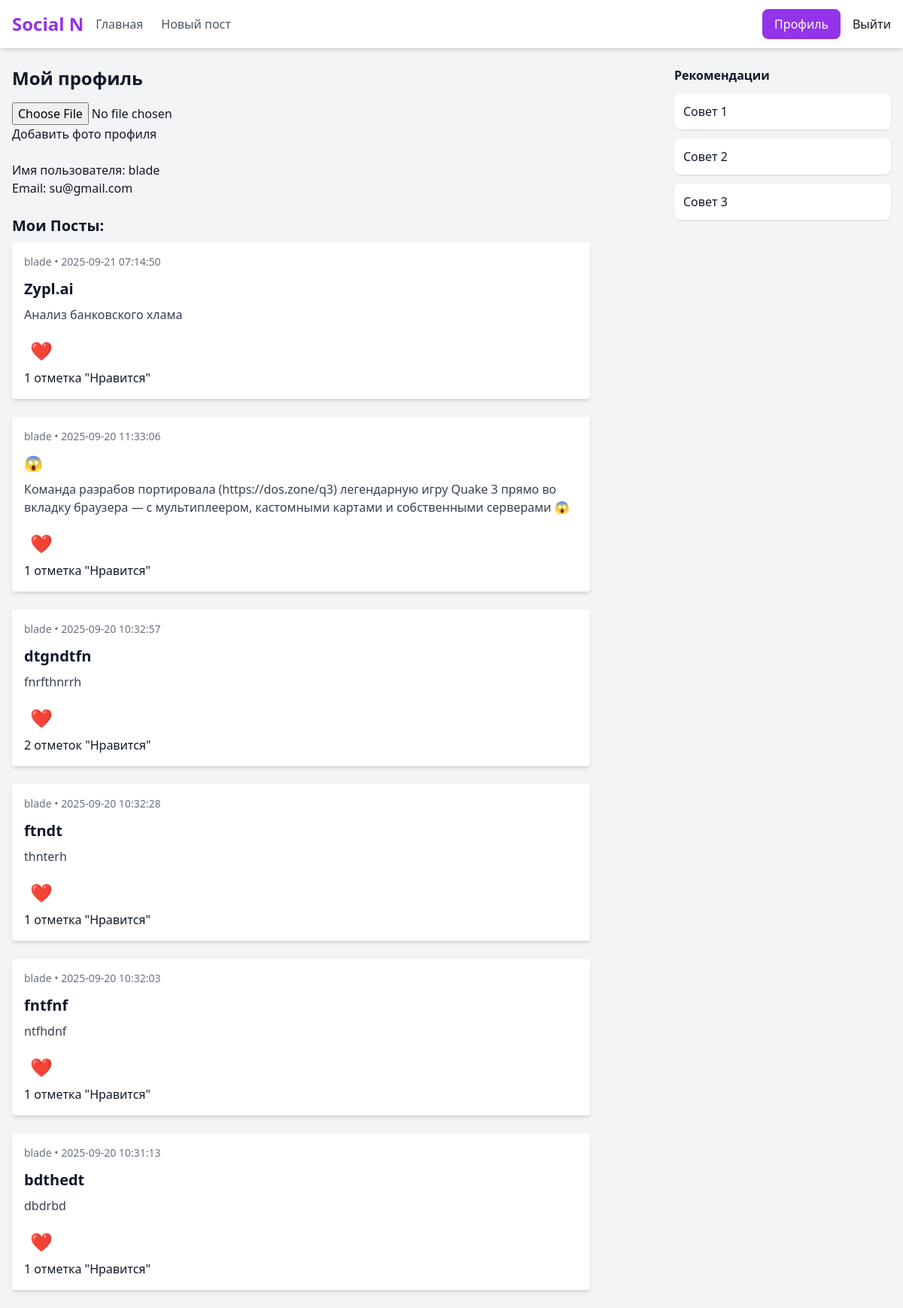
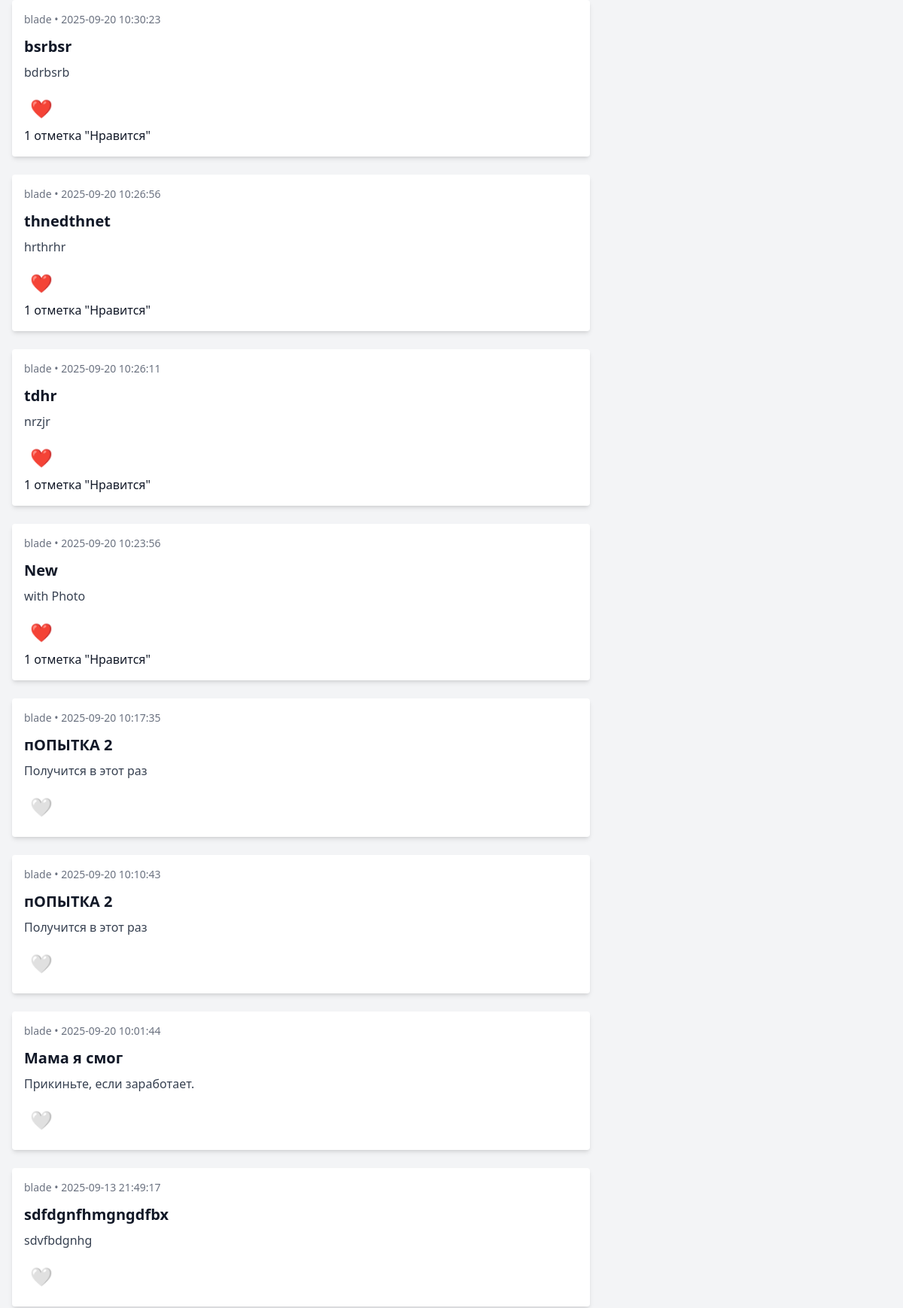
Screenshot of /profile (signed in, upper part) with the database file from the repository (2 pictures, top to bottom).
### tables this page shows
CREATE TABLE users (
        id INTEGER PRIMARY KEY AUTOINCREMENT,
        username TEXT UNIQUE NOT NULL,
        email TEXT UNIQUE NOT NULL,
        password  TEXT NOT NULL
    );

CREATE TABLE posts (
        id INTEGER PRIMARY KEY AUTOINCREMENT,
        user_id INTEGER REFERENCES users(id),
        title TEXT NOT NULL,
        content TEXT NOT NULL,
        created_at DATATIME DEFAULT CURRENT_TIMESTAMP
    );

### app.py (the view, shortened to what this page needs)
@app.route("/profile", methods=['GET', 'POST'])
def profile():
    if 'user_id' not in session:
        return redirect('login')
    if request.method == 'GET':
        user_id = session['user_id']
        conn = get_db_connection()
        posts = conn.execute("""
                            SELECT p.*, u.username
                            FROM posts p
                            JOIN users u
                            ON p.user_id = u.id
                            ORDER BY p.created_at DESC
                            """).fetchall()
        conn.close()
        post_ids = [post['id'] for post in posts]
        image_paths = get_photos(post_ids)
        profile_photo = get_photo(user_id, 'profile_photos')
        likes_data = {}
        for id in post_ids:
            likes = get_like(str(id))
            likes_data[id] = likes
    return render_template("profile.html", posts=posts, image_paths=image_paths, likes_data=likes_data, profile_photo=profile_photo)

### app.py (called while the page is built)
def get_db_connection():
    conn = sqlite3.connect('app.db')
    conn.row_factory = sqlite3.Row
    return conn

def get_like(post_id):
    if 'user_id' not in session:
        user_id = 0
    else:
        user_id = session['user_id']
    conn = get_db_connection()
    is_liked = conn.execute("SELECT id FROM likes WHERE user_id = ? AND post_id = ?", (user_id, post_id)).fetchone()
    likes_count = conn.execute("SELECT count(id) FROM likes WHERE post_id = ?", (post_id,)).fetchone()
    conn.close()
    return { 'is_liked': bool(is_liked), 'likes': likes_count[0] }

def get_photo(post_id, category):
    folder = Path(app.config["UPLOADS"][category])
    image_path = None
    for ext in ALLOWED_EXTENSIONS:
        candidate = folder / f"{post_id}{ext}"
        if candidate.exists():
            image_path = candidate
            break
    return image_path

def get_photos(post_ids):
    folder = Path(app.config["UPLOADS"]["posts"])
    image_paths = {}
    for post_id in post_ids:
        for ext in ALLOWED_EXTENSIONS:
            candidate = folder / f"{post_id}{ext}"
            if candidate.exists():
                image_paths[post_id] = candidate
                break
    return image_paths

### templates/profile.html (shortened to what this page needs)
{% extends "base.html" %}
{% block content %}
<h2 class="text-2xl font-semibold mb-4">Мой профиль</h2>
{% if not profile_photo %}
<form method="POST" action="{{ url_for('profile') }}" enctype="multipart/form-data">
  <input type="file" name="file" accept="image/*"><br>
  <button type="submit">Добавить фото профиля</button>
</form><br>
{% endif %}
<p>Имя пользователя: {{ session['username'] }}</p>
<p>Email: {{ session['email'] }}</p><br>
<h2 class="text-xl font-semibold mb-2"> Мои Посты:</h2>
<div class="grid gap-6">
    {% for post in posts %}
      {% if session['username'] in post.username %}
        <div class="bg-white p-4 rounded shadow-md max-w-3xl">
        <div class="text-sm text-gray-500 mb-3">{{ post.username }} • {{ post.created_at }}</div>
        <a href="{{ url_for('get_post', post_id=post.id)}}">
        <h2 class="text-xl font-semibold mb-2">{{ post.title }}</h2>
        <p class="text-gray-700 mb-3">{{ post.content }}</p>
        </a>
        {% if post.id in likes_data %}
            {% set likes = likes_data[post.id] %}
            <form action="{{url_for('like_post', post_id=post.id)}}" method="post">
                <button type="submit" class="rounded-full p-2 text-2xl hover:scale-125 transition-all duration-200 focus:outline-none">
                {% if likes.is_liked %} ❤️ {% else %} 🤍 {% endif %}
                </button>
            </form>
            {% if likes.likes > 1 %} {{likes.likes}} отметок "Нравится"
            {% elif likes.likes == 1 %} {{likes.likes}} отметка "Нравится"
          {% endif %}
        {% endif %}
        </div>
      {% endif %}
    {% endfor %}
  </div>
{% endblock content %}

### rows the page displays
users: username "blade", email "su@gmail.com"
posts: username "blade", created_at "2025-09-21 07:14:50", title "Zypl.ai", content "Анализ банковского хлама", likes "1"
posts: username "blade", created_at "2025-09-20 11:33:06", title "😱", content "Команда разрабов портировала (https://dos.zone/q3) легендарную игру Quake 3 прямо во вкладку браузера — с мультиплеером, кастомными картами и собственными серверами 😱", likes "1"
posts: username "blade", created_at "2025-09-20 10:32:57", title "dtgndtfn", content "fnrfthnrrh", likes "2"
posts: username "blade", created_at "2025-09-20 10:32:28", title "ftndt", content "thnterh", likes "1"
posts: username "blade", created_at "2025-09-20 10:32:03", title "fntfnf", content "ntfhdnf", likes "1"
posts: username "blade", created_at "2025-09-20 10:31:13", title "bdthedt", content "dbdrbd", likes "1"
posts: username "blade", created_at "2025-09-20 10:30:23", title "bsrbsr", content "bdrbsrb", likes "1"
posts: username "blade", created_at "2025-09-20 10:26:56", title "thnedthnet", content "hrthrhr", likes "1"
posts: username "blade", created_at "2025-09-20 10:26:11", title "tdhr", content "nrzjr", likes "1"
posts: username "blade", created_at "2025-09-20 10:23:56", title "New", content "with Photo", likes "1"
posts: username "blade", created_at "2025-09-20 10:17:35", title "пОПЫТКА 2", content "Получится в этот раз"
posts: username "blade", created_at "2025-09-20 10:10:43", title "пОПЫТКА 2", content "Получится в этот раз"
posts: username "blade", created_at "2025-09-20 10:01:44", title "Мама я смог", content "Прикиньте, если заработает."
posts: username "blade", created_at "2025-09-13 21:49:17", title "sdfdgnfhmgngdfbx", content "sdvfbdgnhg"
